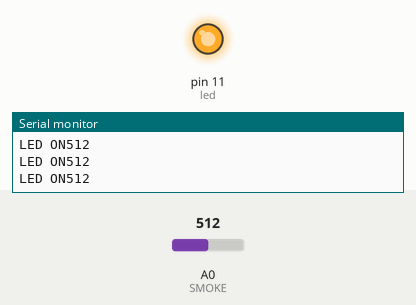
Bench run of a sketch on a simulated Arduino Uno, built with avr-gcc and run on an emulated ATmega328P. Parts: output pins drawn as LEDs (lit = HIGH), the last lines printed to the serial monitor. Inputs (shaded band) come from the test bench; at power-on: A0 (SMOKE) = 512.

Above: at 1.2 s.
1.3 s: A0 (SMOKE) set to 991
2.8 s: A0 (SMOKE) set to 1006
At 3.6 s:
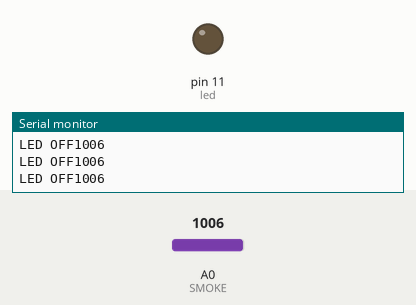
4.9 s: A0 (SMOKE) set to 990
At 6.4 s:
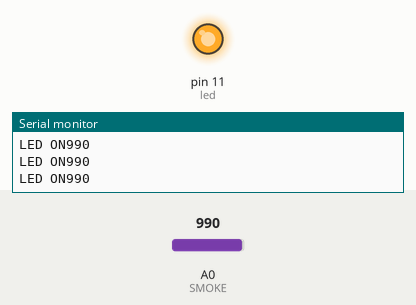
6.7 s: A0 (SMOKE) set to 1010
At 8.1 s:
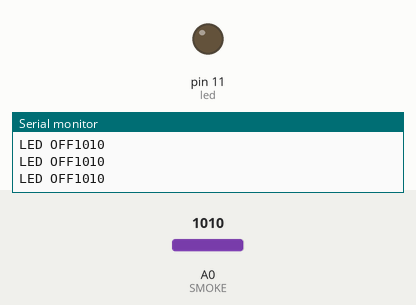
Timing chart, 0 to 9.5 s (numbered marks = the images above; inputs shaded):
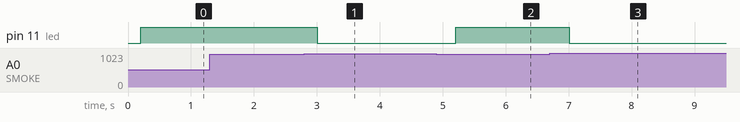

The sketch:

SMOKE.ino
```cpp
#define led 11
#define SMOKE A0

void setup()
{
pinMode(led, OUTPUT);
pinMode(SMOKE, INPUT_PULLUP);
Serial.begin(9600);
}

void loop()
{
  // put your main code here, to run repeatedly:
A();
}
void A()
{
  int SMOKEValue = analogRead(SMOKE);
    Serial.println(SMOKEValue);
    delay(200);

  if(SMOKEValue<1000)
  {
    digitalWrite(led, HIGH);
    Serial.print("LED ON");

  }
  else{
    digitalWrite(led, LOW);
    Serial.print("LED OFF");
  }
}
```

Measured:
- the behaviour switches between 999 and 1000 on A0 (SMOKE) (found by bisection; images 0 and 1)
- after the input at 2.8 s, pin 11 (led): HIGH → LOW after 0.21 s
- after the input at 4.9 s, pin 11 (led): LOW → HIGH after 0.31 s
- after the input at 6.7 s, pin 11 (led): HIGH → LOW after 0.31 s
